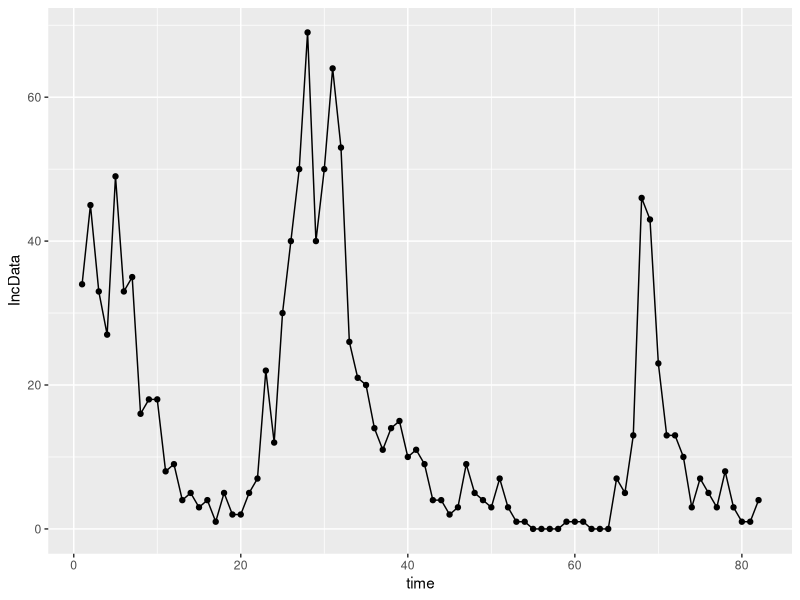
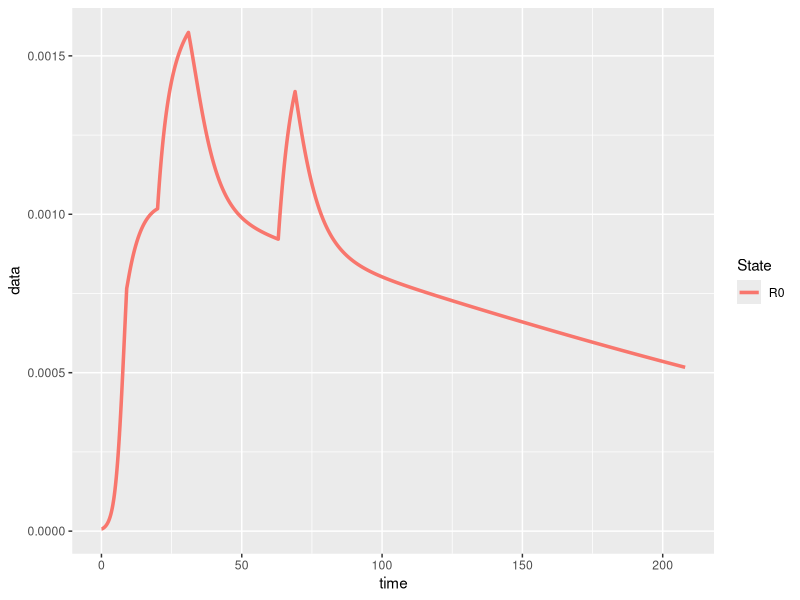
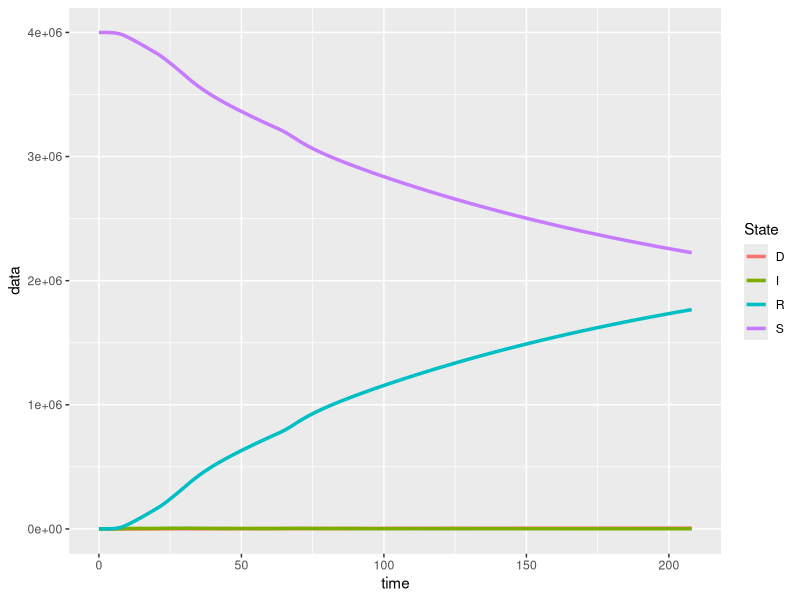
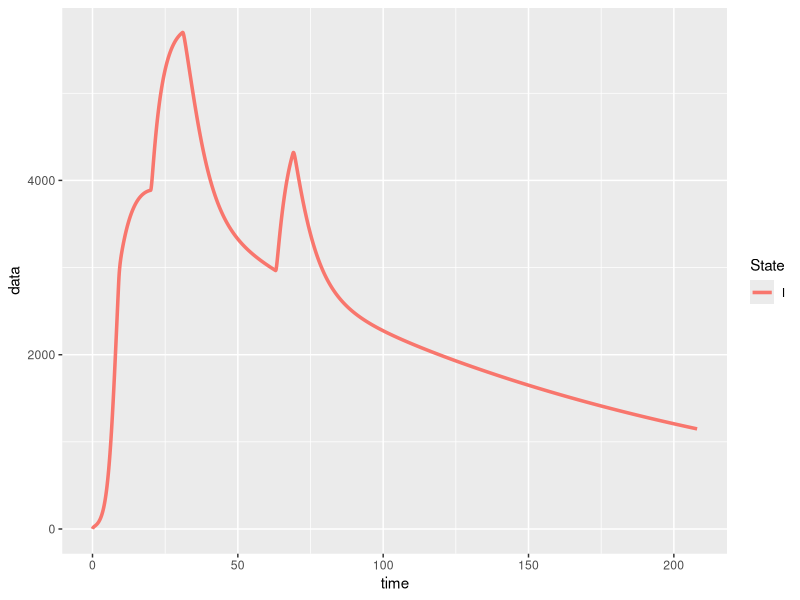

These charts were generated, in order, by the following R code: (Note: this script raises an error after producing the figures.)
## ---- chunk 1
#reading in 
library(readr)
library(dplyr)
library(readxl)
library(ggplot2)
cholinc <- read_excel("choleracases.xlsx")

cholinc <- cholinc %>% mutate ("time" = seq(1:82)) #adding time column 

## ---- chunk 2
#vectorizing 
time <- cholinc$time
IncData <- cholinc$Cases
numPoints <- length(time)
## ---- chunk 3
## Visualize the data:
library(ggplot2)
ggplot(cholinc, aes(x = time, y = IncData)) + geom_point() +
  geom_line(data = cholinc, aes(x = time, y = IncData))

## ---- chunk 4
#running the model
SIRD <- function(time, state, theta) {
  ## Parameters:
  delta <- case_when(
    time >= 0 & time <= 9 ~ theta["decaylow"],
    time >= 20 & time <= 31 ~ theta["decaylow"],
    time >= 63 & time <= 69 ~ theta["decaylow"], #decay rates from Codeco paper
    TRUE ~ theta["decayhigh"]
  )
  gamma <- 1 / theta["Duration"]
  psi <- theta["psi"]
  kappa <-  theta["kappa"]
  mu <- theta["mu"]
  epsilon <- theta["epsilon"]
  
  ## States:
  S <- state["S"]
  I <- state["I"]
  R <- state["R"]
  D <- state["D"]
  W <- state["W"]
  
  
  ## ODEs:
  dS <- -(W/(kappa+W)) * psi * S 
  dI <- (W/(kappa+W)) * psi * S - (gamma + mu) * I
  dR <- gamma * I
  dD <- mu*I
  dW <- epsilon*I - delta*W
 
  
  return(list(c(dS, dI, dR, dD, dW)))
}
## ---- chunk 5
library(deSolve)

#theta from MCMC estimation 1

thetamcmc1 <- c(decayhigh = 1/3, #from cholera dynamics for public health practitioners 
                decaylow = 1/41, 
                Duration = .29, #2/7th of a week, rate of leaving is inverted 
                psi = .00624, #MCMC 
                mu = .012, #death rate (CFR)
                epsilon = 117.64, #mcmc vibrio/ml*person*week
                kappa = 1033003) #MCMC, vibrio/ml at which 50% infection is achieved (lower than literature)


#initial state (ouest population)
initState <- c(S = (4*10^6)-1, I = 1, R=0, D = 0, W = 4000)

#trajectory of model 1 using MCMC 1 values and literature values
trajmcmc1 <- data.frame(ode(y=initState, times=seq(from = 0 , to = 52*4, by = .1), func=SIRD,parms=thetamcmc1, method = "ode45"))  %>% 
  mutate ('R0' = thetamcmc1[['Duration']] * thetamcmc1[['psi']] * (W/(thetamcmc1[['kappa']] + W))) #coding for variable R0

plotR0 <- trajmcmc1 %>% 
  ggplot(aes(x = time, y = data, color = State)) +
  geom_line(aes(y = R0, col = "R0"), linewidth = 1.2)
plotR0

plotmcmc1 <- trajmcmc1 %>% 
  ggplot(aes(x = time, y = data, color = State)) +
  geom_line(aes(y = D, col = "D"), linewidth = 1.2) +
  geom_line(aes(y = S, col = "S"), linewidth = 1.2) +
  geom_line(aes(y = I, col = "I"), linewidth = 1.2) +
  geom_line(aes(y = R, col = "R"), linewidth = 1.2)
plotmcmc1


plotmcmc1.I <- trajmcmc1 %>% 
  ggplot(aes(x = time, y = data, color = State)) +
  geom_line(aes(y = I, col = "I"), linewidth = 1.2)
plotmcmc1.I
## ---- chunk 6
#solving for easy R0

thetamcmc1 <- c(decayhigh = 1/3, #from cholera dynamics for public health practitioners 
                decaylow = 1/41, 
                Duration = .29, #2/7th of a week, rate of leaving is inverted 
                psi = .00624, #MCMC 
                mu = .012, #death rate (CFR)
                epsilon = 117.64, #mcmc vibrio/ml*person*week
                kappa = 1033003) #MCMC, vibrio/ml at which 50% infection is achieved (lower than literature)



R0e <- .00624 * 4.28 * (1033003/(1033003+1033003))
R0e
## ---- chunk 7
#parameters from redone MCMC (beimnets code)

thetamcmc2 <- c(decayhigh = 1/3, decaylow = 1/41, Duration = 0.29605, 
           psi = 0.02634, kappa = 880109.75, mu = .012, epsilon = 35)


#initial state (ouest population)
initState <- c(S = (4*10^6)-1, I = 1, R=0, D = 0, W = 4000)


trajmcmc2 <- data.frame(ode(y=initState, times=seq(from = 0 , to = 52*4, by = 0.1), func=SIRD, parms=thetamcmc2, method = "ode45"))  



plot1 <- traj1 %>% 
  ggplot(aes(x = time, y = data, color = State)) +
  geom_line(aes(y = S, col = "S"), linewidth = 1.2) +
  geom_line(aes(y = D, col = "D"), linewidth = 1.2) +
  geom_line(aes(y = I, col = "I"), linewidth = 1.2) +
  geom_line(aes(y = R, col = "R"), linewidth = 1.2)
plot1

plot2 <- traj1 %>% 
  ggplot(aes(x = time, y = data, color = State)) +
  geom_line(aes(y = R, col = "R"), linewidth = 1.2)
plot2


## ---- chunk 8

theta2 <- c(decayhigh = 1/3, decaylow = 1/41, Duration = 2/7, 
            psi = 10^-1.5, kappa = 10^5, mu = .012, epsilon = 35)

initState <- c(S = 10^6, I = 1, R = 0, D = 0, W = 0, incidence = 0, CFR = 0)

traj <- data.frame(ode(y=initState, times=seq(from = 0 , to = 82, by = 1), func=SIRD,
                       parms=theta2, method = "ode45")) 
